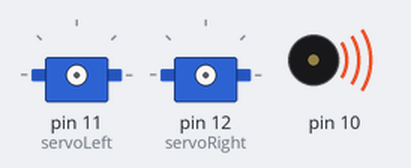
The sketch below on a simulated Arduino Uno, built with avr-gcc and run on an emulated ATmega328P. Shown: 2 × servo, buzzer (waves = sounding).

Above: at 0.1 s.
At 3.1 s:
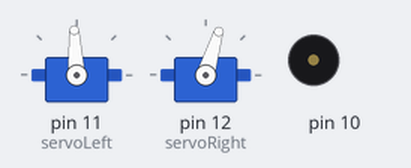
At 7.1 s:
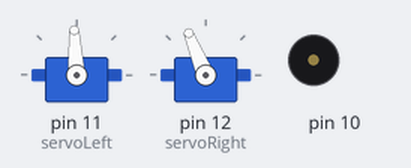
At 11.1 s:
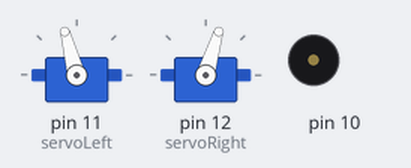
At 13.1 s:
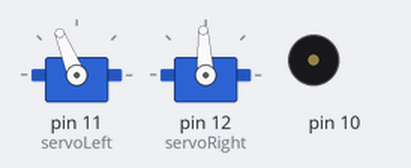
At 17.1 s:
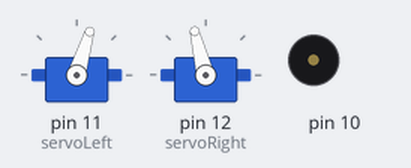
Timing chart, 0 to 18.6 s (numbered marks = the images above):
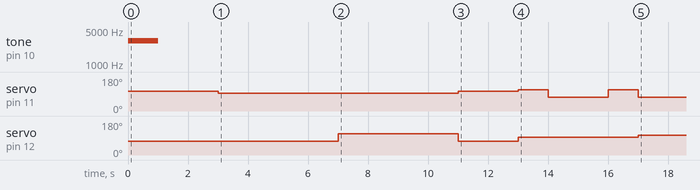

The sketch:

Control_the_robot_turns.ino.ino
```cpp
/*TECH 3157 Lab 2 example 2 Ramping up to full speed forward pin 11: control signal
to Left servo pin 12: control signal to right servo pin 10: tone to the piezo buzzer
*/

#include <Servo.h>      // Include servo library

void rampMove (unsigned char control, unsigned char speedStep);
void forward  (unsigned int time);  //full speed forward for a duration of time (ms)
void turnLeft (unsigned int time);  //Leftturnfor adurationoftime(ms)
void turnRight(unsigned int time);  //Rightturnfor adurationoftime(ms)
void backward (unsigned int time);  // Full -speed Backward for a duration of time (ms)
void pivotForwardLeft  (unsigned int time);
void pivotBackwardLeft (unsigned int time);
void pivotForwardRight (unsigned int time);
void pivotBackwardRight(unsigned int time);
void rampingUpForward(unsigned char speedStep =1 ); // Ramp up to full speed (speedStep  between 1 to 20, default 1)
void disableServos();   // Halt servo signals

Servo servoLeft;        // Declare left and right servos
Servo servoRight;

void setup()
{

tone(10, 3000, 1000);     // Play tone for 1 second
delay(1000);              // Delay to finish the tone

servoLeft.attach(11);     // Attach left signal to pin 11
servoRight.attach(12);    // Attach right signal to pin 12


forward(2000);
pivotForwardLeft(4000);
pivotBackwardLeft(4000);
forward(2000);
pivotBackwardRight(1000);
pivotForwardRight(2000);
pivotBackwardRight(1000);
backward(3000);


//rampingUpForward();       // ramping up to full speed in 2 seconds
//forward(2000);            // continue forward for 2 seconds
disableServos();          // Stay still indefinititely

}

void loop()
{

}

void forward (unsigned int time)   // Full-speed Forward function

{
servoLeft.writeMicroseconds(1625);
servoRight.writeMicroseconds(1300);
delay(time);    // Maneuver for time ms
}

void turnLeft(unsigned int time)  // Left turn function

{
servoLeft.writeMicroseconds(1300);
servoRight.writeMicroseconds(1300);
delay(time);  // Maneuver for time ms
}

void turnRight(unsigned int time)   // Right turn function

{
servoLeft.writeMicroseconds(1700);
servoRight.writeMicroseconds(1700);
delay(time);     // Maneuver for time ms
}

void backward(unsigned int time)  // Full-speed Backward funtion

{
servoLeft.writeMicroseconds(1300);
servoRight.writeMicroseconds(1613);
delay(time);
}

void pivotForwardLeft  (unsigned int time)
{
  servoLeft.writeMicroseconds(1500);  // Left wheel stay still
  servoRight.writeMicroseconds(1300); // Right wheel clockwise
  delay(time);
}

void pivotBackwardLeft (unsigned int time)
{
  servoLeft.writeMicroseconds(1500);  // Left wheel clockwise
  servoRight.writeMicroseconds(1700); // Right wheel stay still
  delay(time);
}

void pivotForwardRight (unsigned int time)
{
  servoLeft.writeMicroseconds(1300);  // Left wheel counterclockwise
  servoRight.writeMicroseconds(1500);  // Right wheel stay still
  delay(time);
}

void pivotBackwardRight (unsigned int time)
{
  servoLeft.writeMicroseconds(1700);
  servoRight.writeMicroseconds(1500);
  delay(time);
}

void disableServos()

{
servoLeft.detach();
servoRight.detach();
}


/* Ramp up to full speed. Allowed speed step is between 1 to 20.
 *  Time to ramp up to full speed from stop = (2/speedStep) seconds For example,
 *  speedStep is 1: ramp up to full speed in 2 seconds
    2: ramp up to full speed in 1 seconds
    4: ramp up to full speed in 0.5 seconds
    20: ramp up to full speed in 0.1 seconds */

void rampingUpForward(unsigned char speedStep)
{
if (speedStep == 0 or speedStep > 20)
  speedStep = 20; // if the speedStep is out of range [1..20], set to 20
for(int speed = 0; speed <= 100; speed += speedStep) //
{
  servoLeft.writeMicroseconds(1500+speed); // us = 1500,1502,...1598,1600 servoRight.writeMicroseconds(1500-speed); // us = 1500,1498,...1402,1400 delay(20); // 20 ms at each speed
}

}

/*
   for (int speed = 100; speed >= 0; speed -= speedStep)
   {
   servoLeft.writeMicroseconds(1500+speed);  // t_pulse = 1600,1598,...1502,1500 us
   servoRight.writeMicroseconds(1500-speed); // t_pulse = 1400,1402,...1498,1500 us
   delay(20);            // 20 ms at each speed
 */


/* end of example 3 */
```
